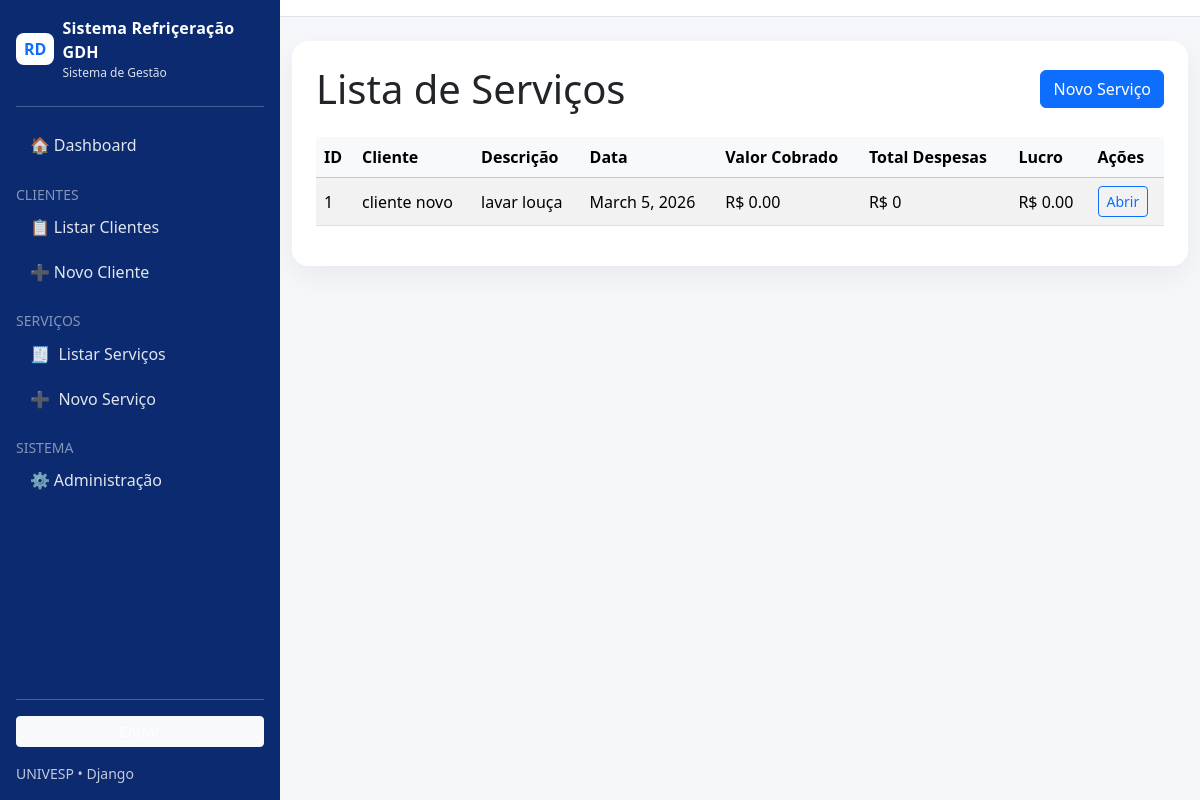
Page /servicos/pesquisar/ on the earlier database version.
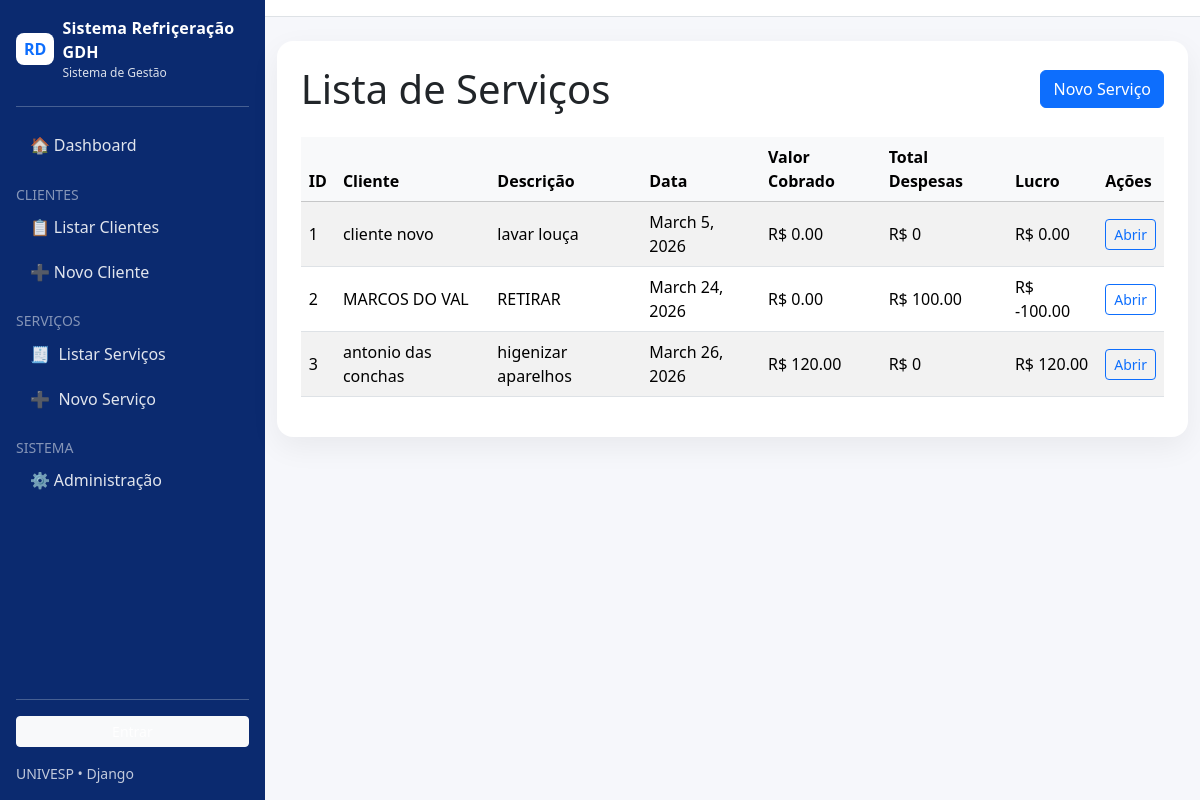
Same page on the later database version.
### tarefas/models.py (models this page shows, shortened)
class Servico(models.Model):
    cliente = models.ForeignKey(Cliente, on_delete=models.CASCADE)
    descricao = models.TextField()
    data_servico = models.DateField()
    valor_cobrado = models.DecimalField(max_digits=10, decimal_places=2, default=0)
    def total_despesas(self):
        return sum(d.valor for d in self.despesas.all())
    def lucro(self):
        return self.valor_cobrado - self.total_despesas()

class Cliente(models.Model):
    nome = models.CharField(max_length=150)
    telefone = models.CharField(max_length=20, blank=True, null=True)
    email = models.EmailField(blank=True, null=True)
    endereco = models.CharField(max_length=255, blank=True, null=True)
    def __str__(self):
        return self.nome

class Despesa(models.Model):
    servico = models.ForeignKey(
        Servico,
        on_delete=models.CASCADE,
        related_name='despesas'
    )
    descricao = models.CharField(max_length=200)
    valor = models.DecimalField(max_digits=10, decimal_places=2)

### tarefas/views.py (the view)
# urls.py: path('servicos/pesquisar/', views.pesquisar_servicos, name='pesquisar_servicos'),
def pesquisar_servicos(request):
    termo = request.GET.get('q', '')
    servicos = Servico.objects.all()
    if termo:
        servicos = servicos.filter(descricao__icontains=termo)
    return render(request, 'listar_servicos.html', {
        'servicos': servicos
    })

### templates/listar_servicos.html (shortened to what this page needs)
{% extends "base.html" %}
{% block content %}
<div class="card card-soft p-4">
    <div class="d-flex justify-content-between align-items-center mb-4">
        <h1 class="mb-0">Lista de Serviços</h1>
        <a href="{% url 'novo_servico' %}" class="btn btn-primary">Novo Serviço</a>
    </div>
    <div class="table-responsive">
        <table class="table table-striped table-hover align-middle w-100">
            <thead class="table-light">
                <tr>
                    <th>ID</th>
                    <th>Cliente</th>
                    <th>Descrição</th>
                    <th>Data</th>
                    <th>Valor Cobrado</th>
                    <th>Total Despesas</th>
                    <th>Lucro</th>
                    <th>Ações</th>
                </tr>
            </thead>
            <tbody>
                {% for servico in servicos %}
                <tr>
                    <td>{{ servico.id }}</td>
                    <td>{{ servico.cliente }}</td>
                    <td>{{ servico.descricao }}</td>
                    <td>{{ servico.data_servico }}</td>
                    <td>R$ {{ servico.valor_cobrado }}</td>
                    <td>R$ {{ servico.total_despesas }}</td>
                    <td>R$ {{ servico.lucro }}</td>
                    <td>
                        <a href="{% url 'detalhe_servico' servico.id %}" class="btn btn-sm btn-outline-primary">
                            Abrir
                        </a>
                    </td>
                </tr>
                {% empty %}
                <tr>
                    <td colspan="8" class="text-center">Nenhum serviço cadastrado.</td>
                </tr>
                {% endfor %}
            </tbody>
        </table>
    </div>
</div>
{% endblock %}

### templates/base.html (shortened to what this page needs)
<!doctype html>
<html lang="pt-BR">
<head>
  <link href="https://cdn.jsdelivr.net/npm/bootstrap@5.3.3/dist/css/bootstrap.min.css" rel="stylesheet">
</head>
<body>
  <div class="d-flex">
    <aside class="sidebar d-none d-lg-flex flex-column p-3">
      <div class="d-flex align-items-center gap-2 mb-3">
        <div class="bg-white text-primary fw-bold rounded-3 px-2 py-1">RD</div>
        <div>
          <div class="brand">Sistema Refriçeração GDH</div>
          <div style="font-size:12px; opacity:.85;">Sistema de Gestão</div>
        </div>
      </div>
      <hr class="border-light opacity-25 my-2">
      <nav class="mt-2">
        <a class="nav-pill {% if request.path == '/' %}active{% endif %}" href="{% url 'index' %}">
            🏠 Dashboard
        </a>
        <div class="mt-3 small text-white-50">CLIENTES</div>
        <a class="nav-pill" href="{% url 'listar_clientes' %}">
            📋 Listar Clientes
        </a>
        <a class="nav-pill" href="{% url 'novo_cliente' %}">
            ➕ Novo Cliente
        </a>
        <div class="mt-3 small text-white-50">SERVIÇOS</div>
        <a class="nav-pill" href="{% url 'listar_servicos' %}">
          🧾 <span>Listar Serviços</span>
        </a>
        <a class="nav-pill" href="{% url 'novo_servico' %}">
          ➕ <span>Novo Serviço</span>
        </a>
        <div class="mt-3 small text-white-50">SISTEMA</div>
        <a class="nav-pill" href="/admin/">
            ⚙️ Administração
        </a>
      </nav>
      <div class="mt-auto">
        <hr class="border-light opacity-25 my-3">
        {% if user.is_authenticated %}
          <div class="small mb-2" style="opacity:.9;">Logado como</div>
          <div class="d-flex align-items-center justify-content-between gap-2">
            <div class="text-truncate">👤 {{ user.username }}</div>
            <a class="btn btn-outline-light btn-sm" href="{% url 'logout' %}">Sair</a>
          </div>
        {% else %}
          <a class="btn btn-light btn-sm w-100" href="{% url 'login' %}">Entrar</a>
        {% endif %}
        <div class="mt-3 small" style="opacity:.75;">
          UNIVESP • Django
        </div>
      </div>
    </aside>
    <div class="flex-grow-1 content-wrap">
      <nav class="navbar navbar-light bg-white border-bottom">
      </nav>
      <main class="container my-4">
        {% block content %}{% endblock %}
      </main>
    </div>
  </div>
</body>
</html>

### templates/base.html (style rules this page uses)
body { background: #f6f7fb; }
.sidebar { width: 280px; min-height: 100vh; position: sticky; top: 0; background: #0b2a6f; color: #fff; }
.sidebar .brand { font-weight: 700; letter-spacing: .2px; }
.sidebar a { color: rgba(255,255,255,.88); text-decoration: none; }
.nav-pill { display: flex; align-items: center; gap: .55rem; padding: .65rem .85rem; border-radius: 12px; }
.content-wrap { min-height: 100vh; }
.card-soft { border: 0; border-radius: 16px; box-shadow: 0 10px 30px rgba(0,0,0,.06); }

Differences in the rows shown:
added Servico: id "2", cliente "MARCOS DO VAL", descricao "RETIRAR", data_servico "March 24, 2026", valor_cobrado "0.00", total_despesas "100.00", lucro "-100.00"
added Servico: id "3", cliente "antonio das conchas", descricao "higenizar aparelhos", data_servico "March 26, 2026", valor_cobrado "120.00", total_despesas "0", lucro "120.00"
